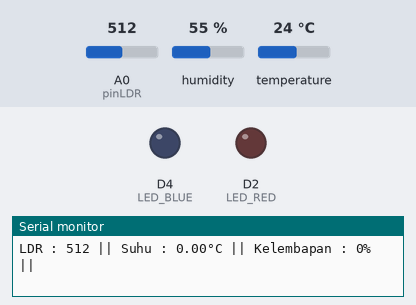
Recording of a program running on a simulated ESP8266 (NodeMCU). On the bench: output pins drawn as LEDs (lit = HIGH), the last lines printed to the serial monitor. Dashed ring = blinking. Inputs (shaded band) come from the test bench; at power-on: A0 (pinLDR) = 512, temperature 24 °C, humidity 55 %.

Above: at 1.8 s.
1.9 s: A0 (pinLDR) set to 522
At 2.6 s:
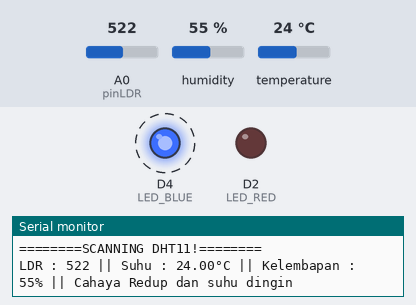
8.3 s: temperature set to 28 °C
At 10.0 s:
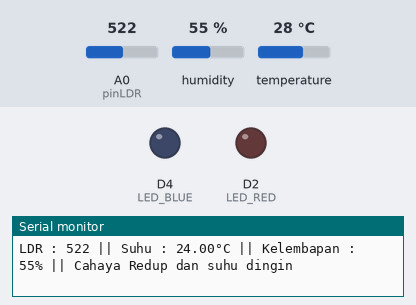
10.6 s: A0 (pinLDR) set to 308
12.3 s: A0 (pinLDR) set to 285
At 13.8 s:
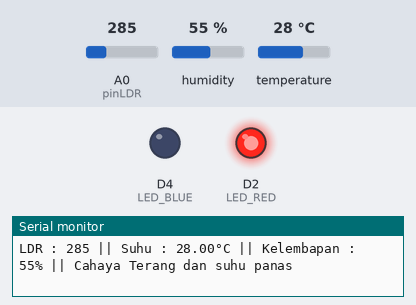
Timing chart, 0 to 15.3 s (numbered marks = the images above; inputs shaded):
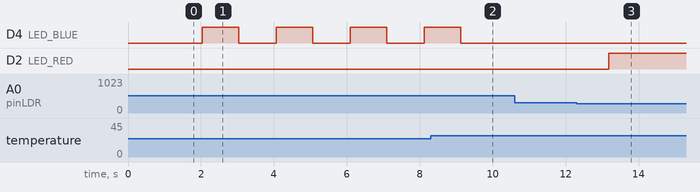

Measured:
- the behaviour switches between 512 and 513 on A0 (pinLDR) (found by bisection; images 0 and 1)
- the behaviour switches between 26 and 27 °C on temperature (found by bisection; images 1 and 2)
- the behaviour switches between 300 and 299 on A0 (pinLDR) (found by bisection; images 2 and 3)
- after the input at 1.9 s, D4 (LED_BLUE): alternates HIGH for 1.0 s and LOW for 1.0 s, starting after 0.13 s
- after the input at 8.3 s, D4 (LED_BLUE): goes on until 9.1 s, then stays LOW
- after the input at 12.3 s, D2 (LED_RED): LOW → HIGH after 0.88 s

The program:

main.cpp
```cpp
// TUGAS
#include <Arduino.h>
#include <Adafruit_Sensor.h>
#include <DHT.h>

#define pinLDR A0
#define DHTTYPE DHT11
#define DHTPIN D1
#define LED_BLUE D4
#define LED_RED D2

DHT dht(DHTPIN, DHTTYPE);

unsigned long DHT_millis = 0, previousMillis = 0;
char buff[100];
float t = 0;
int h = 0, BLUE = LOW;

void setup() {
  Serial.begin(115200);
  Serial.println("Tugas Simulasi Pendeteksi Suhu dan Kelembapan dengan LED");
  dht.begin();
  pinMode(LED_BLUE, OUTPUT);
  pinMode(LED_RED, OUTPUT);
}

void loop() {
  // Melakukan pembacaan sensor DHT11 menggunakan millis
  unsigned long DHT_current = millis();
  if (DHT_current - DHT_millis >= 2000) {
    DHT_millis = DHT_current;
    h = dht.readHumidity();
    t = dht.readTemperature();
    Serial.println("========SCANNING DHT11!========");
  }
  if (isnan(t) || isnan(h)) {
    Serial.println("Failed to read from DHT sensor!");
    return;
  }
  int ldr = analogRead(pinLDR);
  Serial.print("LDR : ");
  Serial.print(ldr);
  Serial.print(" || ");
  Serial.print("Suhu : ");
  dtostrf(t, 2, 2, buff);
  Serial.print(buff);
  Serial.print("°C || Kelembapan : ");
  Serial.print(h);
  Serial.print("% || ");
  if (ldr > 512 && t < 27) {
    Serial.println("Cahaya Redup dan suhu dingin");
    digitalWrite(LED_RED, LOW);
    unsigned long currentMillis = millis();
    if (currentMillis - previousMillis >= 300) {
      previousMillis = currentMillis;
      if (BLUE == LOW) { BLUE = HIGH; } else { BLUE = LOW; }
      digitalWrite(LED_BLUE, BLUE);
    }
  } else if (ldr < 300 && t > 27) {
    Serial.println("Cahaya Terang dan suhu panas");
    digitalWrite(LED_RED, HIGH);
    digitalWrite(LED_BLUE, LOW);
  } else {
    Serial.println("");
  }
  delay(1000);
}

// prak 2
// #define triggerPin D6
// #define echoPin D5

// void setup() {
//    Serial.begin (115200);
//    pinMode(triggerPin, OUTPUT);
//    pinMode(echoPin, INPUT);
//    pinMode(BUILTIN_LED, OUTPUT);
// }

// void loop() {
//    long duration, jarak;
//    digitalWrite(triggerPin, LOW);
//    delayMicroseconds(2);
//    digitalWrite(triggerPin, HIGH);
//    delayMicroseconds(10);
//    digitalWrite(triggerPin, LOW);
//    duration = pulseIn(echoPin, HIGH);
//    jarak = duration * 0.034 / 2;
//    Serial.print(jarak);
//    Serial.println(" cm");
//    delay(2000);
// }
```
